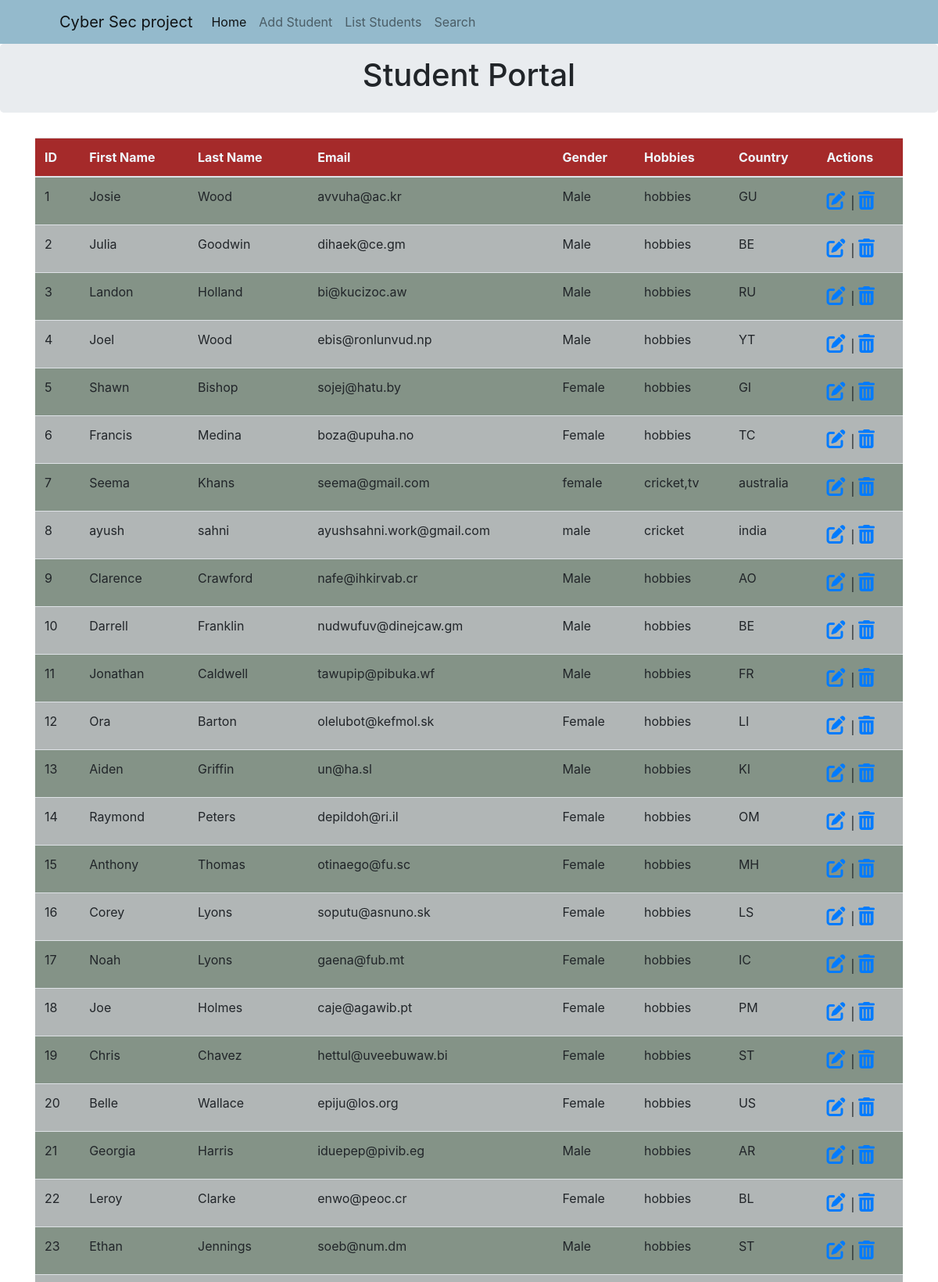
The page / (upper part) on the database its author committed.
### models.py (models this page shows, shortened)
class StudentModel(db.Model):
    __tablename__ = "students"
    id = db.Column(db.Integer, primary_key=True)
    first_name = db.Column(db.String())
    last_name = db.Column(db.String())
    email = db.Column(db.String())
    password = db.Column(db.String())
    gender = db.Column(db.String())
    hobbies = db.Column(db.String())
    country = db.Column(db.String(80))

### app.py (the view)
@app.route('/')
def RetrieveList():
    students = StudentModel.query.all()
    return render_template('datalist.html',students = students)

### templates/datalist.html (shortened to what this page needs)
{% extends 'base.html' %}
{% block body %}
<div class="container">
 <table class="table">
     <thead style="background-color: brown;color: aliceblue;">
        <th>ID</th>
        <th>First Name</th>
        <th>Last Name</th>
        <th>Email</th>
        <th>Gender</th>
        <th>Hobbies</th>
        <th>Country</th>
        <th>Actions</th>
    </thead>
   <tbody>
    {% for student in students %}
    <tr
    {% if loop.index %2==0 %}
    style="background-color: rgb(177, 182, 182);"
    {% else %}
    style="background-color: rgb(132, 147, 135);"
    {% endif %}
    ><td>{{ loop.index }}</td>
    <td>{{student.first_name}}</td>
    <td>{{student.last_name}}</td>
    <td>{{student.email}}</td>
    <td>{{student.gender}}</td>
    <td>{{student.hobbies}}</td>
    <td>{{student.country}}</td>
    <td> <span style="font-size: 24px;color:green;">
       <a href="/{{student.id}}/edit"> <i class="fas fa-edit"></i></a> </span>
        | <span style="font-size: 24px;color:red;">
          <a href="/{{student.id}}/delete"> <i class="fas fa-trash-alt"></i></a></span></td>
    {% endfor %}
   </tbody>
 </table>
</div>
{% endblock %}

### templates/base.html (shortened to what this page needs)
<!DOCTYPE html>
<html lang="en">
<head>
    <link rel="stylesheet" href="https://stackpath.bootstrapcdn.com/bootstrap/4.4.1/css/bootstrap.min.css">
    <link rel="stylesheet" href="https://cdnjs.cloudflare.com/ajax/libs/font-awesome/6.0.0-beta3/css/all.min.css" />
</head>
<body>
{% block body %} {% endblock %}
</body>
</html>

### templates/header.html (shortened to what this page needs)
{% extends 'base.html' %}
{% block body %}
<div class="container-fluid" style="background-color: rgb(148, 186, 204);">
    <div class="container">
<nav class="navbar navbar-expand-lg navbar-light " >
    <div class="container-fluid">
      <a class="navbar-brand" href="#">Cyber Sec project</a>
      <div class="collapse navbar-collapse" id="navbarNav">
        <ul class="navbar-nav">
          <li class="nav-item">
            <a class="nav-link active" aria-current="page" href="http://127.0.0.1:8001/">Home</a>
          </li>
          <li class="nav-item">
            <a class="nav-link" href="/create">Add Student</a>
          </li>
          <li class="nav-item">
            <a class="nav-link" href="/">List Students</a>
          </li>
          <li class="nav-item">
            <a class="nav-link" href="/search">Search</a>
          </li>
        </ul>
      </div>
    </div>
  </nav>
</div>
</div>
<div class="jumbotron p-3">
    <div class="well text-center">
        <h1>Student Portal </h1>
    </div>
</div>
{% endblock %}

### rows shown on the page
StudentModel: first_name "Josie", last_name "Wood", email "avvuha@ac.kr", gender "Male", hobbies "hobbies", country "GU"
StudentModel: first_name "Julia", last_name "Goodwin", email "dihaek@ce.gm", gender "Male", hobbies "hobbies", country "BE"
StudentModel: first_name "Landon", last_name "Holland", email "bi@kucizoc.aw", gender "Male", hobbies "hobbies", country "RU"
StudentModel: first_name "Joel", last_name "Wood", email "ebis@ronlunvud.np", gender "Male", hobbies "hobbies", country "YT"
StudentModel: first_name "Shawn", last_name "Bishop", email "sojej@hatu.by", gender "Female", hobbies "hobbies", country "GI"
StudentModel: first_name "Francis", last_name "Medina", email "boza@upuha.no", gender "Female", hobbies "hobbies", country "TC"
StudentModel: first_name "Seema", last_name "Khans", email "seema@gmail.com", gender "female", hobbies "cricket,tv", country "australia"
StudentModel: first_name "ayush", last_name "sahni", email "ayushsahni.work@gmail.com", gender "male", hobbies "cricket", country "india"
StudentModel: first_name "Clarence", last_name "Crawford", email "nafe@ihkirvab.cr", gender "Male", hobbies "hobbies", country "AO"
StudentModel: first_name "Darrell", last_name "Franklin", email "nudwufuv@dinejcaw.gm", gender "Male", hobbies "hobbies", country "BE"
StudentModel: first_name "Jonathan", last_name "Caldwell", email "tawupip@pibuka.wf", gender "Male", hobbies "hobbies", country "FR"
StudentModel: first_name "Ora", last_name "Barton", email "olelubot@kefmol.sk", gender "Female", hobbies "hobbies", country "LI"
StudentModel: first_name "Aiden", last_name "Griffin", email "un@ha.sl", gender "Male", hobbies "hobbies", country "KI"
StudentModel: first_name "Raymond", last_name "Peters", email "depildoh@ri.il", gender "Female", hobbies "hobbies", country "OM"
StudentModel: first_name "Anthony", last_name "Thomas", email "otinaego@fu.sc", gender "Female", hobbies "hobbies", country "MH"
StudentModel: first_name "Corey", last_name "Lyons", email "soputu@asnuno.sk", gender "Female", hobbies "hobbies", country "LS"
StudentModel: first_name "Noah", last_name "Lyons", email "gaena@fub.mt", gender "Female", hobbies "hobbies", country "IC"
StudentModel: first_name "Joe", last_name "Holmes", email "caje@agawib.pt", gender "Female", hobbies "hobbies", country "PM"
StudentModel: first_name "Chris", last_name "Chavez", email "hettul@uveebuwaw.bi", gender "Female", hobbies "hobbies", country "ST"
StudentModel: first_name "Belle", last_name "Wallace", email "epiju@los.org", gender "Female", hobbies "hobbies", country "US"
StudentModel: first_name "Georgia", last_name "Harris", email "iduepep@pivib.eg", gender "Male", hobbies "hobbies", country "AR"
StudentModel: first_name "Leroy", last_name "Clarke", email "enwo@peoc.cr", gender "Female", hobbies "hobbies", country "BL"
StudentModel: first_name "Ethan", last_name "Jennings", email "soeb@num.dm", gender "Male", hobbies "hobbies", country "ST"
